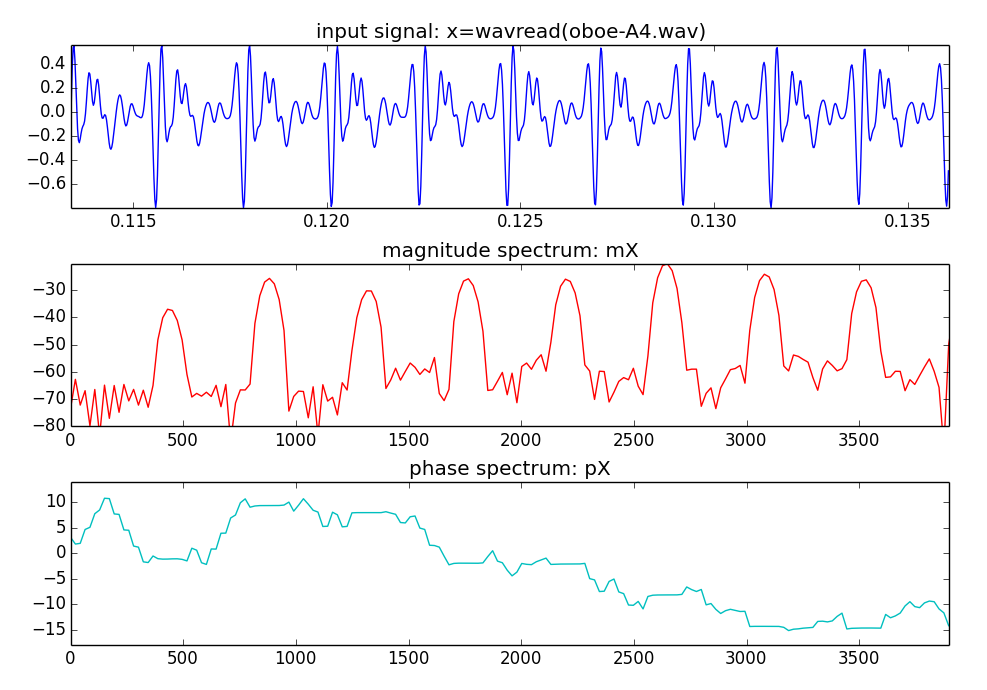

This figure's Python source:
import matplotlib.pyplot as plt
import numpy as np
import time, os, sys
import math

sys.path.append(os.path.join(os.path.dirname(os.path.realpath(__file__)), '../../../software/models/'))

import utilFunctions as UF
import dftModel as DF

(fs, x) = UF.wavread('../../../sounds/oboe-A4.wav')
w = np.hamming(1001)
N = 2048
pin = 5000
x1 = x[pin:pin+w.size]
mX, pX = DF.dftAnal(x1, w, N)

plt.figure(1, figsize=(9.5, 7))
plt.subplot(311)
plt.plot(np.arange(pin, pin+w.size)/float(fs), x1, 'b', lw=1.5)
plt.axis([pin/float(fs), (pin+w.size)/float(fs), min(x1), max(x1)])
plt.title('x (oboe-A4.wav)')

plt.subplot(3,1,2)
plt.plot(fs*np.arange(0,N/2)/float(N), mX, 'r', lw=1.5)
plt.axis([0,3900,-80,max(mX)])
plt.title ('mX')

plt.subplot(3,1,3)
plt.plot(fs*np.arange(0,N/2)/float(N), pX, 'c', lw=1.5)
plt.axis([0,3900,-18,14])
plt.title ('pX')

plt.tight_layout()
plt.savefig('oboe-spectrum.png')
plt.show()
